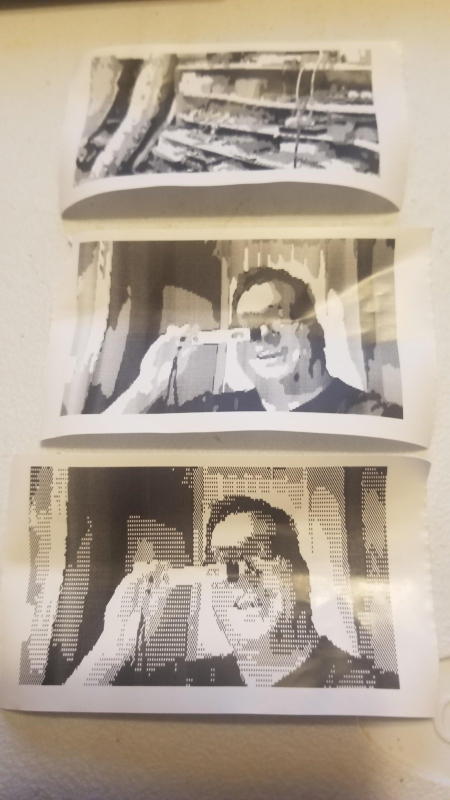
#> input picture examples/prints_three.jpg, 900 x 1600 px, given in place of res39.png, which was not available (shown at 1/2 size)
$ python menus.py out.png
#> lines starting #> are read from the running program, lines starting #| are printed output that depends on the picture; after the words box and inside, x2 and y2 are one past the last pixel; in counts of white or black regions, pixels touching at a corner belong together
### make/screens/tracking.py
"""TRACKING look for the camera's screens - a still frame of MOTES 0.5's TRACKING
screen (motes.c track_prep): the red, green and blue plates apart, colour smeared
to the right with a faint ghost, a tracking band of torn noisy lines, every line
wandering a pixel, the top lines bent (flagging), the bottom few torn (head
switch), dropouts, and a few repeat blocks (the CACACA stutter), coarse blocks,
slid blocks and flat pink/green blocks. `amount` 0..1 keeps menus readable.

Palette is MOTES's TRACKING theme."""
import numpy as np
from PIL import Image

TRACK = {'bg': (6, 3, 12), 'wave': (66, 24, 74), 'core': (16, 54, 66), 'teal': (34, 124, 140),
         'cream': (255, 238, 214), 'pink': (255, 64, 168), 'orange': (255, 146, 20),
         'mint': (110, 196, 186), 'paper': (238, 238, 210), 'rose': (250, 70, 150), 'shadow': (38, 24, 56)}


def tint(rgb, keep=0.35):
    """Pull the colours toward the TRACKING tape: dark purple shadows, teal mids, cream highs."""
    a = rgb.astype(float)
    y = (0.3 * a[..., 0] + 0.59 * a[..., 1] + 0.11 * a[..., 2]) / 255.0
    stops = np.array([TRACK['bg'], TRACK['wave'], TRACK['teal'], TRACK['mint'], TRACK['cream']], float)
    pos = y * (len(stops) - 1)
    i = np.clip(pos.astype(int), 0, len(stops) - 2)
    f = (pos - i)[..., None]
    pal = stops[i] * (1 - f) + stops[i + 1] * f
    return pal * (1 - keep) + a * keep


def tracking(img, amount=0.6, seed=1, blocks=True, band_y=None):
    rng = np.random.default_rng(seed)
    a = tint(np.asarray(img.convert('RGB')), keep=0.45)
    H, W, _ = a.shape
    sev = amount
    # plates apart (trichrome): red right, blue left
    s = 1 + int(round(3 * sev))
    out = a.copy()
    out[:, :, 0] = np.roll(a[:, :, 0], s, axis=1)
    out[:, :, 2] = np.roll(a[:, :, 2], -s, axis=1)
    # colour running to the right + faint ghost
    y = 0.3 * out[..., 0] + 0.59 * out[..., 1] + 0.11 * out[..., 2]
    chroma = out - y[..., None]
    k = np.exp(-np.arange(10) / (2 + 4 * sev))
    k /= k.sum()
    sm = np.zeros_like(chroma)
    for j, w in enumerate(k):
        sm += w * np.roll(chroma, j, axis=1)
    out = y[..., None] + sm
    ghost = np.roll(out, 6 + int(8 * sev), axis=1)
    out = out * 0.86 + ghost * 0.14
    # per-line time-base wander, tracking band, flagging, head switch
    band_y = rng.integers(H // 5, H - H // 4) if band_y is None else band_y
    band_h = int(6 + 10 * sev)
    res = out.copy()
    for r in range(H):
        sh = int(rng.integers(-1, 2)) if rng.random() < 0.35 * sev else 0
        nz = 2 + 6 * sev
        d = r - band_y
        if 0 <= d < band_h:
            sh += int(rng.integers(-3, 4 + int(6 * sev)))
            nz += 22 * (1 - d / band_h) + 8
        if r < 10:
            sh += int((10 - r) * sev * 1.2)
        if r >= H - 7:
            sh += 5 + int(rng.integers(0, 3 + int(8 * sev)))
            nz += 26
        row = np.roll(out[r], sh, axis=0)
        row = row + rng.normal(0, nz, row.shape)
        res[r] = row
    out = res
    # dropouts: bright oxide streaks
    for _ in range(int(rng.integers(1, 2 + int(4 * sev)))):
        r, x0, L = rng.integers(0, H), rng.integers(0, W), rng.integers(6, 40)
        out[r, x0:x0 + L] = np.array(TRACK['paper']) * 0.9 + out[r, x0:x0 + L] * 0.1
    # blocks: one stutter (CACACA), and a few coarse / slid / flat
    if blocks:
        bw = int(rng.integers(6, 16))
        y0, hh = int(rng.integers(H // 6, H - 40)), 8 * int(rng.integers(1, 3))
        x0, span = int(rng.integers(0, W // 2)), int(rng.integers(60, 150))
        piece = out[y0:y0 + hh, x0:x0 + bw].copy()
        for x in range(x0 + bw, min(W, x0 + span), bw):
            w = min(bw, W - x)
            out[y0:y0 + hh, x:x + w] = piece[:, :w]
        for _ in range(int(rng.integers(1, 2 + int(3 * sev)))):
            kind = rng.integers(1, 4)
            bx, by = int(rng.integers(0, W - 48)), int(rng.integers(0, H - 16))
            bw2, bh2 = int(rng.integers(16, 48)), 8 * int(rng.integers(1, 3))
            blk = out[by:by + bh2, bx:bx + bw2]
            if kind == 1:                                   # coarse
                q = 4
                small = blk[::q, ::q]
                out[by:by + bh2, bx:bx + bw2] = np.repeat(np.repeat(small, q, 0), q, 1)[:blk.shape[0], :blk.shape[1]]
            elif kind == 2:                                 # slid
                out[by:by + bh2, bx:bx + bw2] = np.roll(blk, int(rng.integers(-24, 25)), axis=1)
            else:                                           # flat pink / green
                c = np.array(TRACK['rose'] if rng.random() < 0.5 else (60, 200, 120), float)
                out[by:by + bh2, bx:bx + bw2] = blk * 0.35 + c * 0.65
    # scanlines
    out[1::2] *= 0.86
    return Image.fromarray(np.clip(out, 0, 255).astype(np.uint8))

### make/screens/menus.py
"""Receipt Quest camera screens in MOTES's TRACKING look.

res68  switch-on screen   -> PLAY >   (VCR on-screen display, dark tape)
res67  switch-off screen  -> STOP []
res78  USB screen         -> DUBBING >> PC
res39  main menu          -> dark tape background, five dim icons
res40..44 big icons       -> the selected icon, drawn by the camera over res39
                             at fixed spots (found by matching the stock art)

The big icons are 100x90 BMPs the camera pastes over the menu picture, so each
one is cut from the very same background (taken from the DECODED menu JPEG at
its edges), which keeps the boxes invisible. The OSD text uses the same crisp
bitmap font as the photo frames, so the start-up PLAY matches the PLAY frame.
"""
import io
import os
import struct

import numpy as np
from PIL import Image, ImageDraw, ImageFont
from scipy import ndimage

from tracking import TRACK, tracking

W, H = 320, 240
F = ImageFont.load_default_imagefont()
STOCK = os.environ.get('RQ_STOCK', 'stock')   # PNGs from extract_resources.py
# where the camera pastes each 100x90 big icon over the menu (matched against the stock art)
BIG = {40: ('camera', 3, 14), 44: ('video', 109, 14), 41: ('gallery', 216, 14),
       43: ('settings', 2, 125), 42: ('power', 107, 133)}
BIG_W, BIG_H = 100, 90


# ------------------------------------------------------------------ OSD text
# [105 lines left out: functions text_mask, osd, play_triangle, stop_square, tape_backdrop, tape_damage and 3 more, not called in this run]


# ------------------------------------------------------------------ main menu
def stock(i):
    return np.asarray(Image.open(f'{STOCK}/res{i:02d}.png').convert('RGB')).astype(float)


def icon_alpha(rgb, min_px=60):
    """Line-art icons: big blobs of strongly coloured pixels (cores > 120 chroma, the pale leaves stay
    below that), plus their soft edges. Small blobs (sparkles, leaf specks) are left to the background."""
    chroma = rgb.max(2) - rgb.min(2)
    lab, n = ndimage.label(chroma > 120)
    sizes = ndimage.sum(np.ones(chroma.shape), lab, range(1, n + 1))
    keep = np.isin(lab, [k + 1 for k, s in enumerate(sizes) if s >= min_px])
    keep = ndimage.binary_dilation(keep, iterations=2)
    return np.clip((chroma - 60) / 100, 0, 1) * keep


def yellow(rgb):
    r, g, b = rgb[..., 0], rgb[..., 1], rgb[..., 2]
    return (r > 200) & (g > 150) & (b < 140)


def night(rgb):
    """Pale stock background -> night tape: near-white becomes deep purple, the pale leaves dim teal."""
    lum = (0.3 * rgb[..., 0] + 0.59 * rgb[..., 1] + 0.11 * rgb[..., 2]) / 255
    d = np.clip((1 - lum) / 0.35, 0, 1)[..., None]           # 0 on the white, 1 on the leaves
    base = np.array((14, 9, 30), float)
    leaf = np.array((22, 58, 72), float)
    return base * (1 - d) + leaf * d


def menu_background(seed=39):
    s = stock(39)
    alpha = np.zeros(s.shape[:2])
    for i, (name, x, y) in BIG.items():
        alpha[y:y + BIG_H, x:x + BIG_W] = np.maximum(alpha[y:y + BIG_H, x:x + BIG_W],
                                                     icon_alpha(s[y:y + BIG_H, x:x + BIG_W]))
    # fill the icons with the surrounding background before recolouring
    bg = s.copy()
    filled = ndimage.grey_dilation(np.where(alpha[..., None] > 0, 0, s), size=(9, 9, 1))
    bg[alpha > 0] = filled[alpha > 0]
    for _ in range(3):
        blur = ndimage.uniform_filter(bg, size=(7, 7, 1))
        bg[alpha > 0] = blur[alpha > 0]
    sparkle = yellow(s) & (alpha == 0)                                 # the little stars stay, in orange
    a = night(bg)
    a[sparkle] = np.array(TRACK['orange']) * 0.8
    img = tracking(Image.fromarray(np.clip(a, 0, 255).astype(np.uint8)), amount=0.5, seed=seed,
                   blocks=False, band_y=112)
    return np.asarray(img).astype(float)


def icon_layer(rgb_stock, colour, glow=False, split=1):
    """Recolour stock line art: alpha from the stock icon, colour ours, red/cyan plates apart."""
    al = icon_alpha(rgb_stock)
    col = np.array(colour, float)
    lay = np.zeros(rgb_stock.shape)
    lay[...] = col
    a3 = al[..., None]
    if split:
        r = np.roll(al, split, axis=1)[..., None]
        b = np.roll(al, -split, axis=1)[..., None]
        ghost = np.concatenate([r * 0.9, np.minimum(r, b) * 0.3, b * 0.9], 2)
    else:
        ghost = np.zeros_like(lay)
    if glow:
        g = ndimage.gaussian_filter(al, 2.2)[..., None]
        return lay, a3, ghost, g
    return lay, a3, ghost, None


def put_icon(a, x, y, rgb_stock, colour, glow=False, ghost_col=(255, 64, 168)):
    lay, a3, ghost, g = icon_layer(rgb_stock, colour, glow)
    h, w = a3.shape[:2]
    reg = a[y:y + h, x:x + w]
    if g is not None:
        reg[:] = reg + g * np.array(colour) * 0.55
    gr = ghost[..., :1]
    reg[:] = reg * (1 - gr * 0.5) + gr * 0.5 * np.array(ghost_col)
    gb = ghost[..., 2:]
    reg[:] = reg * (1 - gb * 0.35) + gb * 0.35 * np.array((40, 200, 220))
    reg[:] = reg * (1 - a3) + lay * a3
    return a


DIM = (40, 120, 132)            # unselected icons: dim teal tape
LIT = (255, 156, 40)            # the selected one: hot orange, glowing


# [4 lines left out: function jpeg_roundtrip, not called in this run]


def build_menu(quality=88):
    bg = menu_background()
#> the loop in menu_background, `for i, (name, x, y) in BIG.items():` made 5 passes
#> pass 1, in icon_alpha, `chroma = rgb.max(2) - rgb.min(2)`:
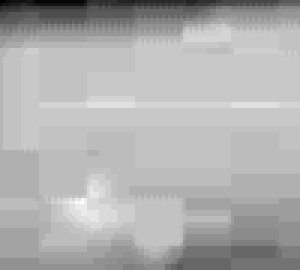
#> chroma: shape (90, 100) float64 (shown 3 times larger); min 40, max 82, mean 69; drawn with min black and max white
#> after the loop in menu_background, `for i, (name, x, y) in BIG.items():`: alpha: shape (1600, 900) float64; every value is 0
#> in yellow, `return (r > 200) & (g > 150) & (b < 140)`:
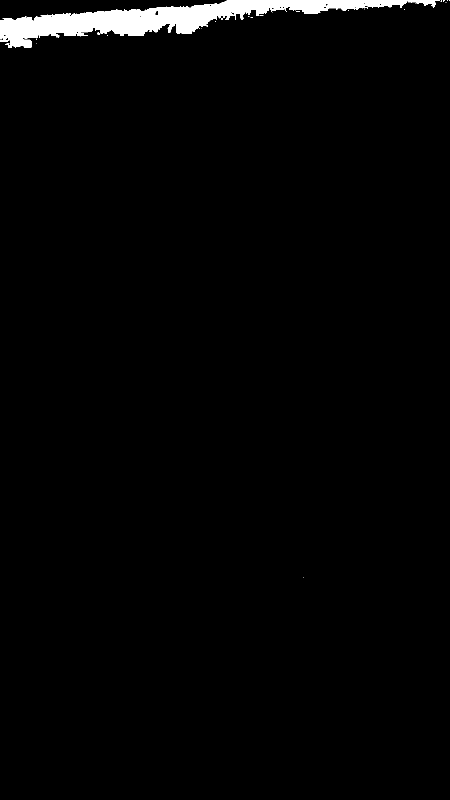
#> returned value: shape (1600, 900) bool (shown at 1/2 size); 1.9% white; 25 white regions (22 under 20 px), largest, box (x1, y1, x2, y2) and area: (0, 0, 814, 96) 27290, (815, 0, 880, 16) 428, (194, 65, 200, 70) 20
#> after the loop in tracking, `for j, w in enumerate(k):`:
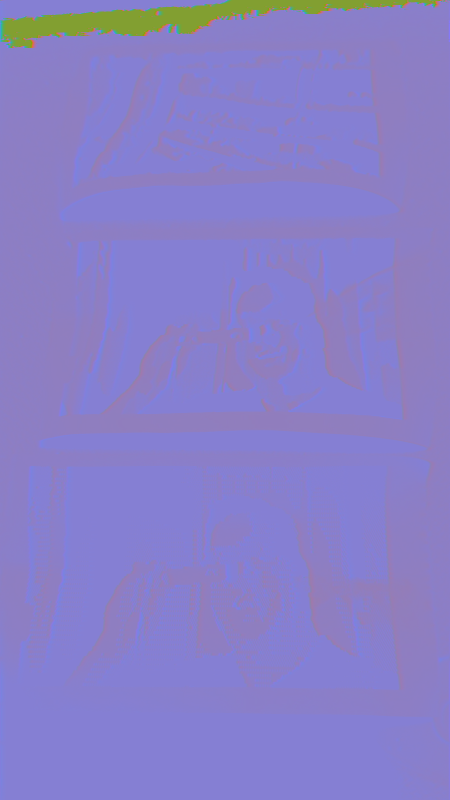
#> sm: shape (1600, 900, 3) float64 (shown at 1/2 size); mean R, G, B -0.5, -3.7, 21.1; drawn with min black and max white
#> after the loop in tracking, `for r in range(H):`:
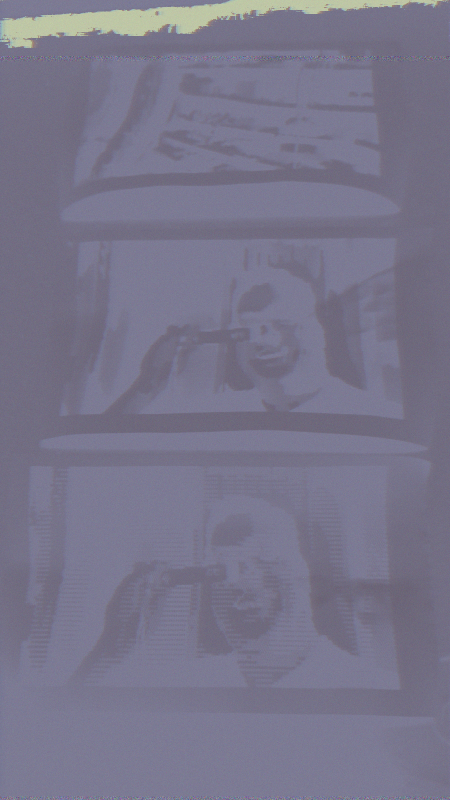
#> res: shape (1600, 900, 3) float64 (shown at 1/2 size); mean R, G, B 34, 30.9, 55.6; drawn with min black and max white
    s39 = stock(39)
    menu = bg.copy()
    for i, (name, x, y) in BIG.items():                    # the small icons sit inside each big box
        crop = s39[y:y + BIG_H, x:x + BIG_W]
        put_icon(menu, x, y, crop, DIM)
#> this loop made 5 passes
#> pass 1, in build_menu, `crop = s39[y:y + BIG_H, x:x + BIG_W]`:
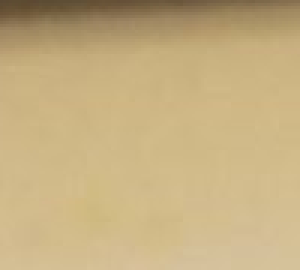
#> crop: shape (90, 100, 3) float64 (shown 3 times larger); mean R, G, B 197.9, 175.4, 129
#> pass 1, in put_icon, `lay, a3, ghost, g = icon_layer(rgb_stock, colour, glow)`:
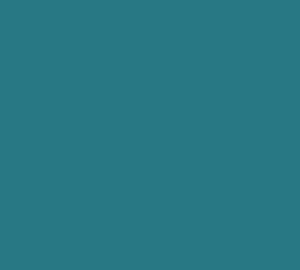
#> lay: shape (90, 100, 3) float64 (shown 3 times larger); mean R, G, B 40, 120, 132
    # res44's last 196 bytes (its top row from x=34 on) share a flash sector with the sounds, so they stay
    # stock: a pale line. The same line goes into the menu itself - a tape dropout that is always there.
    menu[BIG[44][2], BIG[44][1] + 34:BIG[44][1] + BIG_W] = stock(44)[0, 34:]
#> call 3 of stock, with i = 44
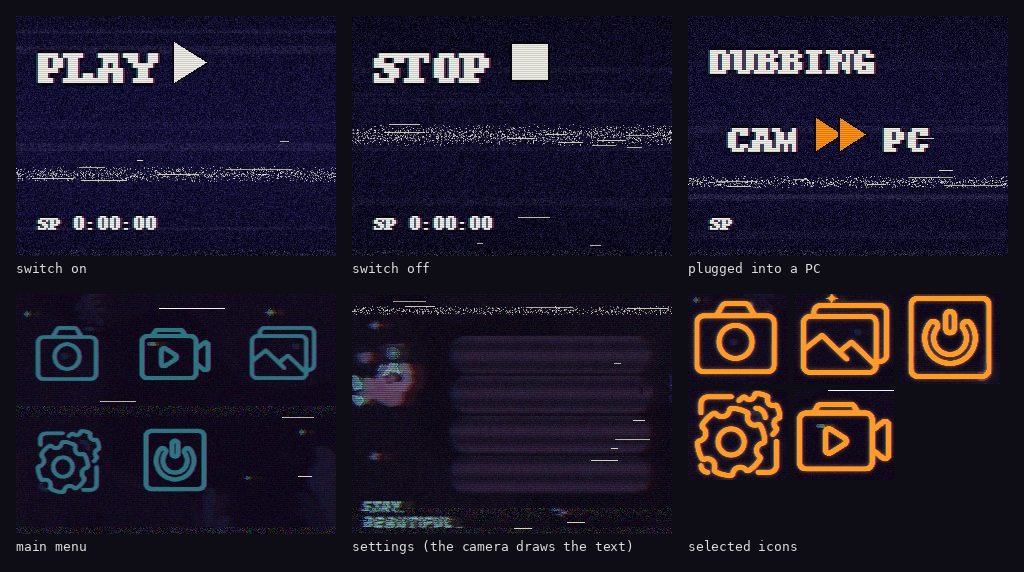
#> input picture examples/screens.png, 1024 x 572 px, given in place of res44.png, which was not available
    menu = np.clip(menu, 0, 255)
    dec, jpg = jpeg_roundtrip(menu, quality)
    bigs = {}
    for i, (name, x, y) in BIG.items():
        # edges from what the camera will actually show (the decoded menu), the middle from the clean background
        tile = dec[y:y + BIG_H, x:x + BIG_W].copy()
        inner = icon_alpha(s39[y:y + BIG_H, x:x + BIG_W]) > 0
        inner = ndimage.binary_dilation(inner, iterations=6)
        tile[inner] = bg[y:y + BIG_H, x:x + BIG_W][inner]
        put_icon(tile, 0, 0, stock(i), LIT, glow=True)
        if i == 44:
            tile[0, 34:] = stock(44)[0, 34:]                # the stock bytes that must not change
        bigs[i] = np.clip(tile, 1, 255)                     # never pure black, just in case
    return menu, jpg, bigs


# [5 lines left out: function selected_view, not called in this run]


if __name__ == '__main__':
    import sys
    out = sys.argv[1] if len(sys.argv) > 1 else 'menus_preview.png'
#> (the run stopped early here; a loop or call above may not have finished)
